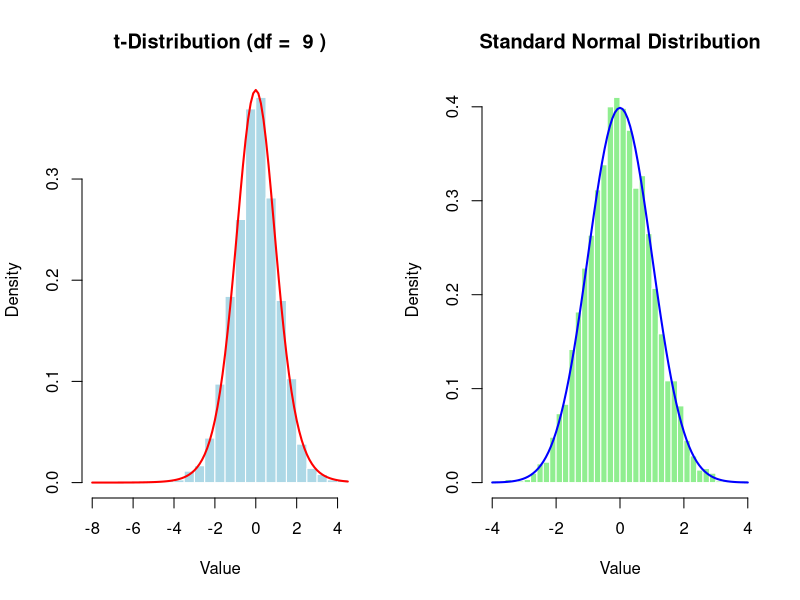
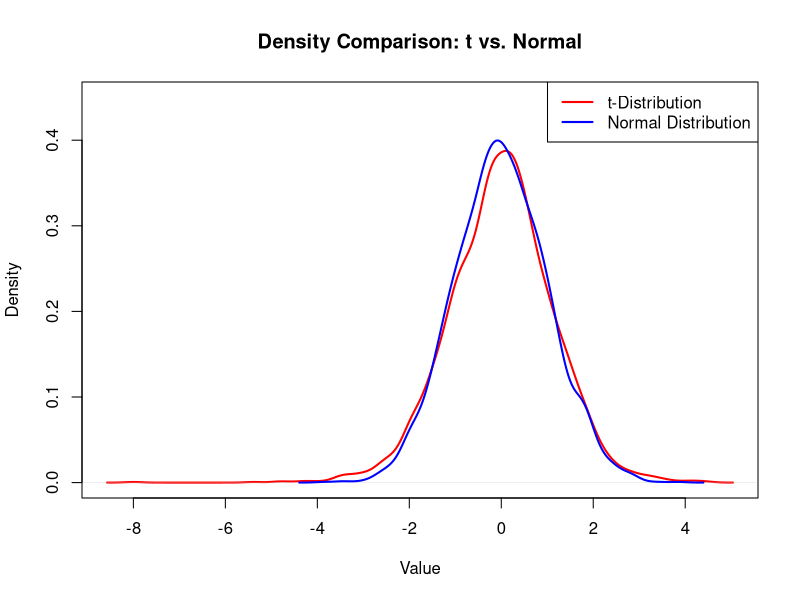
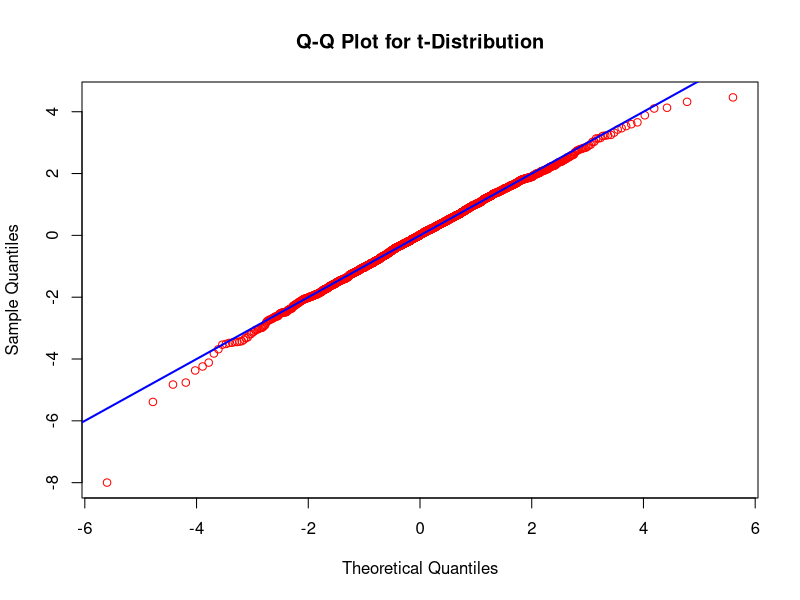

Here is the R script that generated these plots, in order:
# Define simulation parameters and degrees of freedom
n <- 10        # A sample size, needed for df = n-1
N_sim <- 3000  # Number of simulations

# Set seed for reproducibility
set.seed(123)

# Generate N_sim random deviates from a t-distribution with df = n-1
t_data <- rt(n = N_sim, df = n - 1)

# Generate N_sim random deviates from a standard normal distribution (mean=0, sd=1)
normal_data <- rnorm(n = N_sim)

# Graphical output: Create a 1x2 grid for two plots
par(mfrow = c(1, 2))

# Histogram of the simulated t-distribution data
hist(t_data, breaks = 30, col = "lightblue", probability = TRUE,
     main = paste("t-Distribution (df = ", n - 1, ")"),
     xlab = "Value", border = "white")
# Overlay the theoretical t-distribution density curve
curve(dt(x, df = n - 1), add = TRUE, col = "red", lwd = 2)

# Histogram of the simulated normal distribution data
hist(normal_data, breaks = 30, col = "lightgreen", probability = TRUE,
     main = "Standard Normal Distribution",
     xlab = "Value", border = "white")
# Overlay the theoretical normal density curve
curve(dnorm(x), add = TRUE, col = "blue", lwd = 2)

# Create a density plot comparison
# Reset plotting area to 1x1 for this single plot
par(mfrow = c(1, 1))
plot(density(t_data), col = "red", lwd = 2,
     main = "Density Comparison: t vs. Normal",
     xlab = "Value",
     ylim = c(0, 0.45)) # Adjust ylim to fit both density curves well
lines(density(normal_data), col = "blue", lwd = 2)
legend("topright", legend = c("t-Distribution", "Normal Distribution"),
       col = c("red", "blue"), lty = 1, lwd = 2)

# Q-Q plot comparing the t-distribution data to theoretical t-distribution quantiles
qqplot(qt(ppoints(N_sim), df = n - 1), t_data,
       main = "Q-Q Plot for t-Distribution",
       col = "red",
       xlab = "Theoretical Quantiles",
       ylab = "Sample Quantiles")
abline(a = 0, b = 1, col = "blue", lwd = 2)
